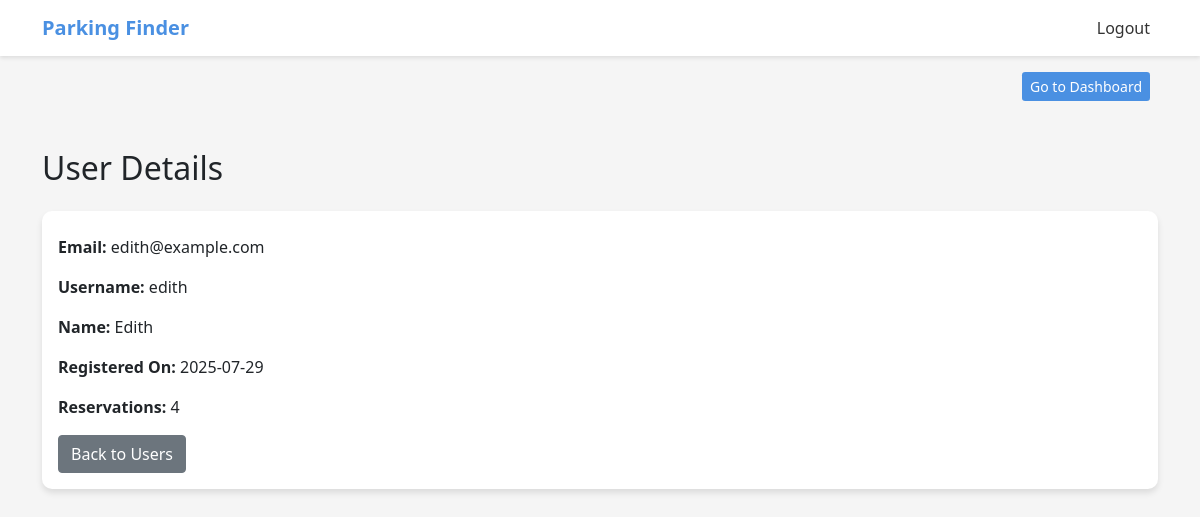
Page /admin/users/2/details (signed in) on the committed database.
### app/models.py (models this page shows, shortened)
class User(UserMixin, db.Model):
    __tablename__ = 'users'
    id = db.Column(db.Integer, primary_key=True)
    username = db.Column(db.String(64), unique=True, nullable=False)
    email = db.Column(db.String(120), unique=True, nullable=False)
    full_name = db.Column(db.String(120), nullable=False)
    password_hash = db.Column(db.String(128), nullable=False)
    created_at = db.Column(db.DateTime, default=datetime.utcnow)
    is_admin =  db.Column(db.Boolean, default=False)
    reservations = db.relationship('Reservation', backref='user', lazy=True, cascade="all, delete-orphan")

### app/routes.py (the view)
@admin.route('/users/<int:user_id>/details')
@admin_required
def view_user_details(user_id):
    user = User.query.get_or_404(user_id)
    return render_template('admin/user_details.html', user=user)

### app/__init__.py (called while the page is built)
@login_manager.user_loader
def load_user(user_id):
    from .models import User
    return User.query.get(int(user_id))

### app/templates/admin/user_details.html (shortened to what this page needs)
{% extends 'base.html' %}
{% block content %}
<div class="container mt-5">
    <h2 class="mb-4">User Details</h2>
    <div class="card">
        <div class="card-body">
            <p class="card-text"><strong>Email:</strong> {{ user.email }}</p>
            <p class="card-text"><strong>Username:</strong> {{ user.username }}</p>
            <p class="card-text"><strong>Name:</strong> {{ user.full_name }}</p>
            <p class="card-text"><strong>Registered On:</strong> {{ user.created_at.strftime('%Y-%m-%d') }}</p>
            <p class="card-text"><strong>Reservations:</strong> {{ user.reservations|length }}</p>
            <a href="{{ url_for('admin.manage_users') }}" class="btn btn-secondary">Back to Users</a>
        </div>
    </div>
</div>
{% endblock %}

### app/templates/base.html (style rules this page uses)
:root { --primary-color: #4A90E2; --secondary-color: #F5F5F5; --accent-color: #34C759; }
body { background-color: var(--secondary-color); font-family: 'Segoe UI', sans-serif; }
.card { border-radius: 10px; border: none; box-shadow: 0 4px 6px rgba(0,0,0,0.1); }

### rows in the picture
User: email "edith@example.com", username "edith", full_name "Edith", created_at "2025-07-29"

### other values in the picture
{{ user.reservations|length }} "4"
